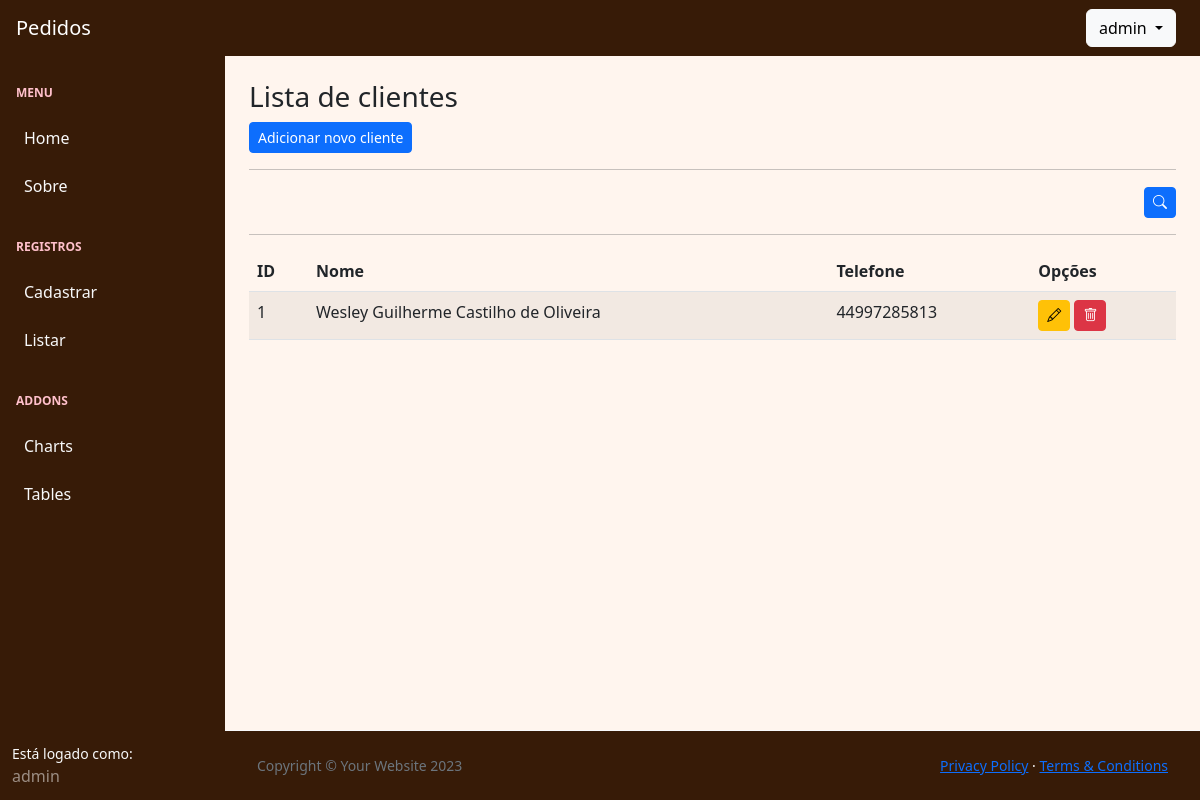
The page /listar/clientes/ (signed in) on the database as committed earlier.
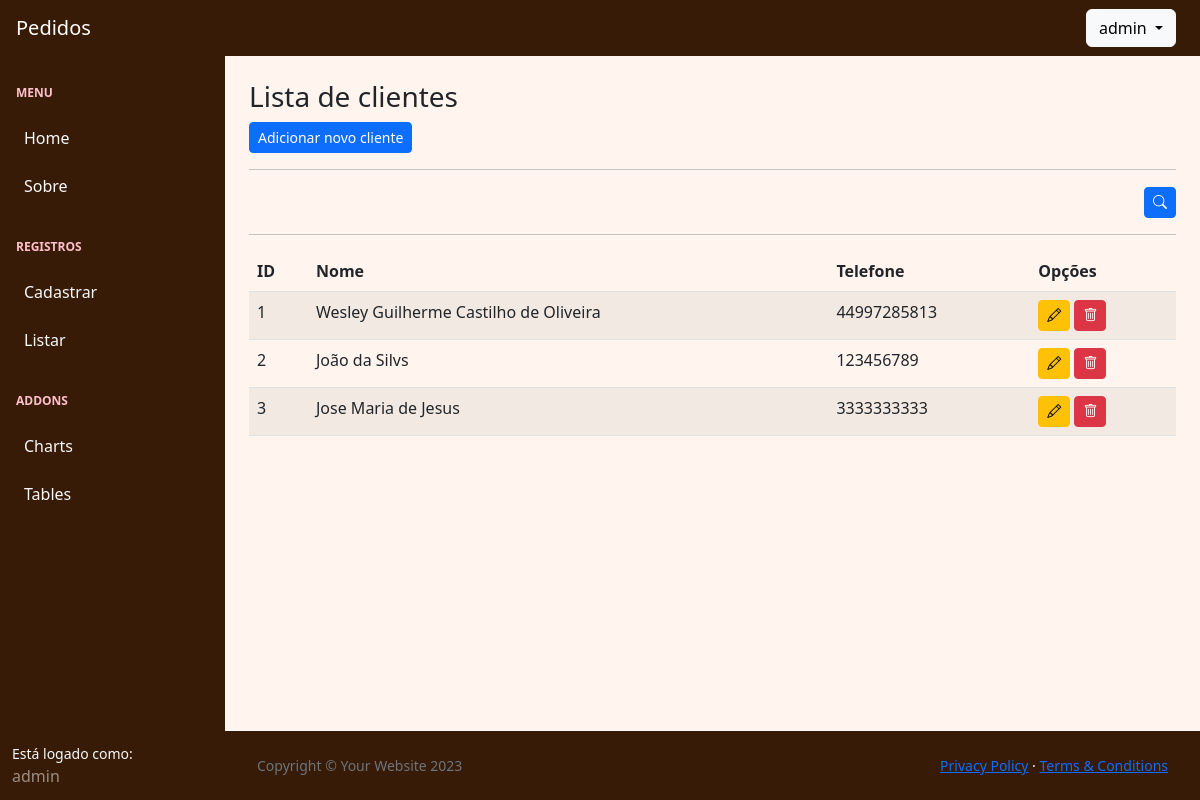
The same page on the database as committed later.
### cadastros/models.py (models this page shows, shortened)
class Cliente(models.Model):
    nome = models.CharField(max_length=100, verbose_name='Nome')
    telefone = models.CharField(max_length=20, verbose_name='Telefone')
    endereco = models.CharField(max_length=200, null=True, verbose_name='Endereço', blank=True)
    data_cadastro = models.DateTimeField(auto_now_add=True, verbose_name='Data de Cadastro')

### cadastros/views.py (the view)
# urls.py: path('listar/clientes/', ClienteList.as_view(), name='listar-cliente'),
class ClienteList(LoginRequiredMixin, FilterView):
    login_url = reverse_lazy('login')
    model = Cliente
    template_name = 'cadastros/listas/cliente.html'
    context_object_name = 'clientes'
    filterset_class = ClienteFilter

### cadastros/templates/cadastros/listas/cliente.html (shortened to what this page needs)
{% extends "paginas/modelo.html" %}
{% load static %}
{% block conteudo %}
<h3>Lista de clientes</h3>
<a href="{% url 'cadastrar-cliente' %}" class="btn btn-primary btn-sm">Adicionar novo cliente</a>
<hr>
{% include 'cadastros/listas/filter_form.html' %}
<hr>
<div class="table-responsive">
    <table class="table table-striped" id="tabela-listar">
        <thead>
            <tr>
                <th>ID</th>
                <th>Nome</th>
                <th>Telefone</th>
                <th>Opções</th>
            </tr>
        </thead>
        <tbody>
            {% for object in object_list %}
            <tr>
                <td>{{ object.id }}</td>
                <td>{{ object.nome }}</td>
                <td>{{ object.telefone }}</td>
                <td>
                    <a href="{% url 'atualizar-cliente' object.id %}" class="btn btn-warning btn-sm"><i
                            class="bi bi-pencil"></i></a>
                    <a href="{% url 'excluir-cliente' object.id %}" class="btn btn-danger btn-sm"><i
                            class="bi bi-trash"></i>
                </td>
            </tr>
            {% empty %}
            <tr>
                <td colspan="3">Nenhum registro encontrado</td>
            </tr>
            {% endfor %}
        </tbody>
    </table>
</div>
{% endblock %}

Rows that differ between the two databases and show on the page:
added Cliente: id "2", nome "João da Silvs", telefone "123456789"
added Cliente: id "3", nome "Jose Maria de Jesus", telefone "3333333333"
